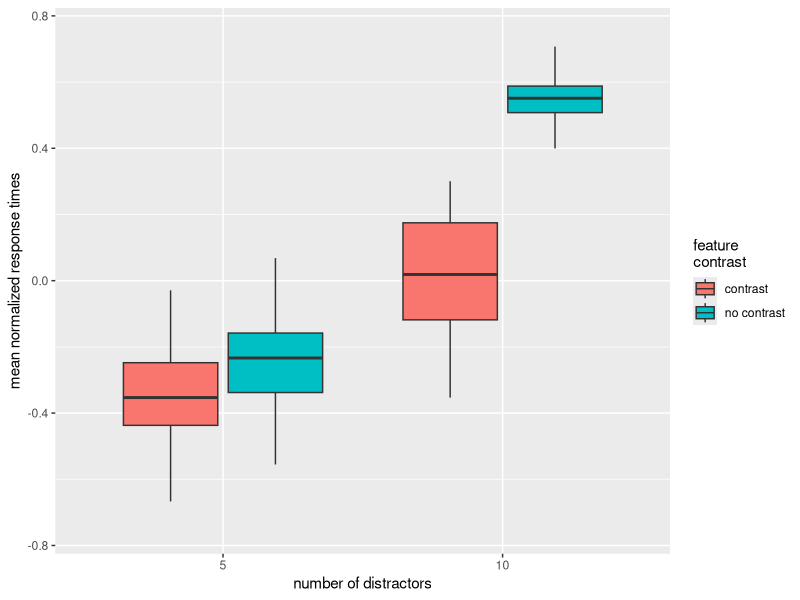
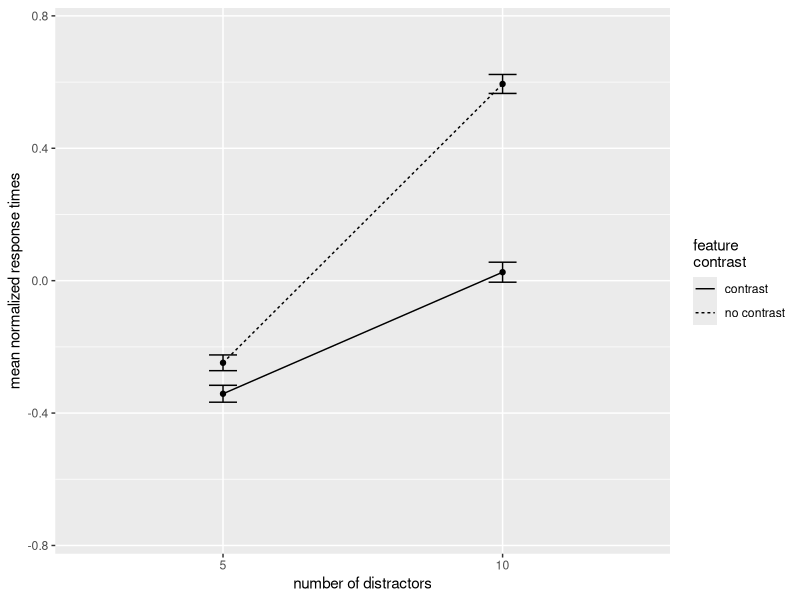
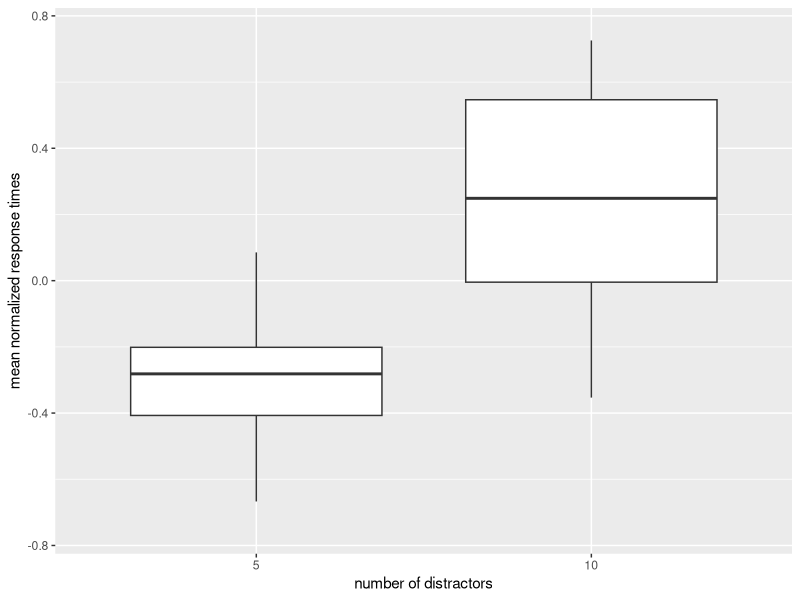
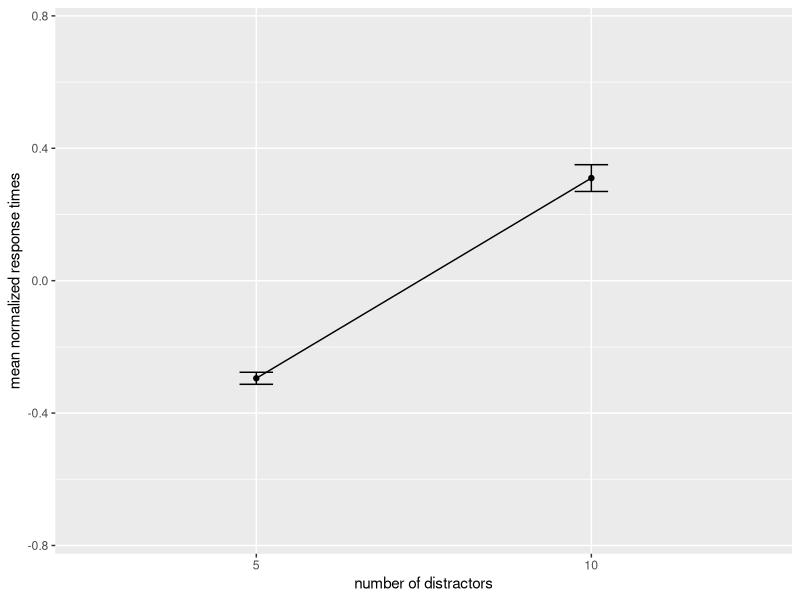
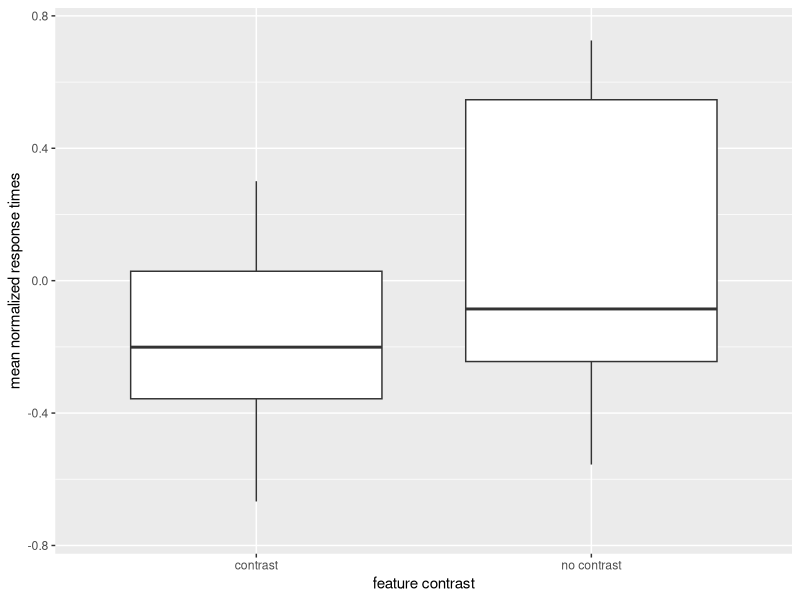
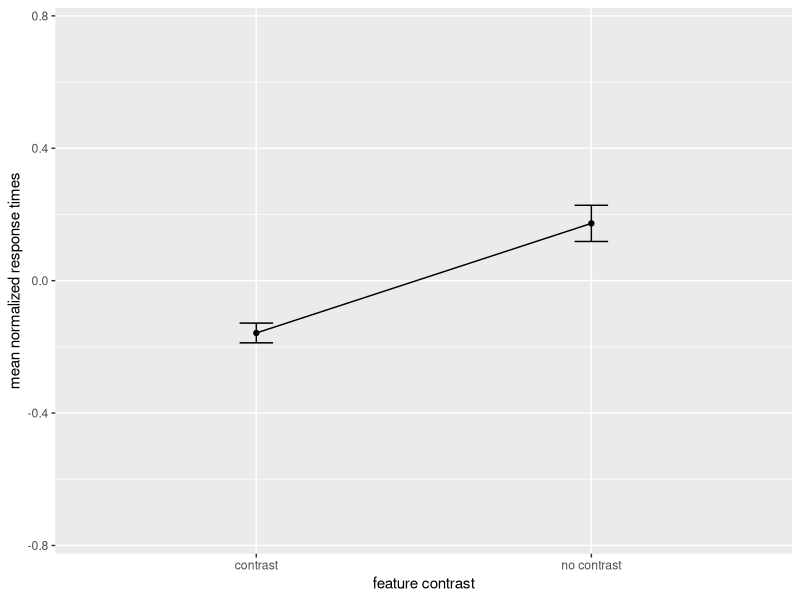

Write R code to recreate these figures, in order.
# load "rstatix" and "tidyverse" packages---------------------------------------
library("tidyverse")
library("rstatix")


# load data---------------------------------------------------------------------
results_df <- read.csv("visual_search_results_cleaned.csv")
results_df$distractorCount <- as.factor(results_df$distractorCount)
results_df$featureContrast <- as.factor(results_df$featureContrast)
results_df


# aggregate data----------------------------------------------------------------
aggregated_results <- aggregate(x = filtered_zLogRT ~ subjectNumber + 
                                distractorCount + featureContrast + condition, 
                                data = results_df, mean, na.rm = TRUE)
aggregated_results


# summary statistics------------------------------------------------------------

# experimental conditions
summ_stats <- aggregated_results %>%
  group_by(distractorCount, featureContrast) %>% 
  summarize(n = n(), mean = mean(filtered_zLogRT), sd = sd(filtered_zLogRT), 
            se = sd / sqrt(n))
summ_stats

# distractors
summ_distract <- aggregated_results %>% 
  group_by(distractorCount) %>% 
  summarize(n = n(), mean = mean(filtered_zLogRT), sd = sd(filtered_zLogRT), 
            se = sd / sqrt(n))
summ_distract

# feature contrast
summ_fc <- aggregated_results %>% 
  group_by(featureContrast) %>%  
  summarize(n = n(), mean = mean(filtered_zLogRT), sd = sd(filtered_zLogRT), 
            se = sd / sqrt(n))
summ_fc


# assumption checks ------------------------------------------------------------

# assumption check 1 - outliers
aggregated_results %>% 
  group_by(distractorCount, featureContrast) %>% 
  identify_outliers(filtered_zLogRT)
# result: no extreme outliers

# assumption check 2 - normality assumption
aggregated_results %>% 
  group_by(distractorCount, featureContrast) %>% 
  shapiro_test(filtered_zLogRT)
# result:filtered_zLogRT is normally distributed for each experimental condition


# anova ------------------------------------------------------------------------

# two-way repeated measures anova
results_anova <- aggregated_results %>% 
  anova_test(dv = filtered_zLogRT, wid = subjectNumber,
             within = c(distractorCount, featureContrast), detailed = TRUE)
get_anova_table(results_anova)


# note: anovas only confirm that means are different between groups; do post-hoc
# tests to confirm the direction of the observed effects


# post-hoc tests for main effects----------------------------------------------- 

# pairwise comparisons - number of distractors
distract_pwc <- aggregated_results %>% 
  pairwise_t_test(filtered_zLogRT ~ distractorCount, paired = TRUE, 
                  p.adjust.method = "bonferroni", detailed = TRUE)
distract_pwc

# pairwise comparisons - feature contrast
fc_pwc <- aggregated_results %>% 
  pairwise_t_test(filtered_zLogRT ~ featureContrast, paired = TRUE,
                  p.adjust.method = "bonferroni", detailed = TRUE)
fc_pwc


# post-hoc tests for significant two-way interaction----------------------------

# since experiment is 2x2 within subjects, simple effect anova gives the same
# results as paired t-test; both are included

# simple effect anova - distractors
distract_se_tw <- aggregated_results %>% 
  group_by(featureContrast) %>% 
  anova_test(dv = filtered_zLogRT, wid = subjectNumber,
             within = distractorCount, detailed = TRUE) %>% 
  get_anova_table() %>% 
  adjust_pvalue(method = "bonferroni")
distract_se_tw

# pairwise comparisons between 5 and 10 distractors
distract_pwc_tw <- aggregated_results %>% 
  group_by(featureContrast) %>% 
  pairwise_t_test(filtered_zLogRT ~ distractorCount, paired = TRUE,
                  p.adjust.method = "bonferroni", detailed = TRUE)
distract_pwc_tw

# simple effect anova - feature contrast
fc_se_tw <- aggregated_results %>% 
  group_by(distractorCount) %>% 
  anova_test(dv = filtered_zLogRT, wid = subjectNumber,
             within = featureContrast, detailed = TRUE) %>% 
  get_anova_table() %>% 
  adjust_pvalue(method = "bonferroni")
fc_se_tw

# pairwise comparisons between contrast and no contrast
fc_pwc_tw <- aggregated_results %>% 
  group_by(distractorCount) %>% 
  pairwise_t_test(filtered_zLogRT ~ featureContrast, paired = TRUE,
                  p.adjust.method = "bonferroni", detailed = TRUE)
fc_pwc_tw

# visualization-----------------------------------------------------------------

# box plot - experimental conditions
ggplot(data = aggregated_results, aes(x = distractorCount, y = filtered_zLogRT,
                                      fill = featureContrast)) + 
  geom_boxplot(outlier.shape = NA) +
  scale_fill_discrete(name = "feature\ncontrast") +
  ylim(-.75,.75) +
  xlab("number of distractors") +
  ylab("mean normalized response times")

# line plot - experimental conditions
ggplot(data = summ_stats, aes(x = distractorCount, y = mean, 
                              group = featureContrast)) + 
  geom_line(aes(linetype = featureContrast)) +
  geom_point() +
  geom_errorbar(aes(ymin = mean - se, ymax = mean +se), width = .1) +
  scale_linetype_discrete(name = "feature\ncontrast") +
  ylim(-.75,.75) +
  xlab("number of distractors") +
  ylab("mean normalized response times")


# box plot - distractors
ggplot(data = aggregated_results, aes(x = distractorCount, 
                                      y = filtered_zLogRT)) + 
  geom_boxplot(outlier.shape = NA) +
  ylim(-.75,.75) +
  xlab("number of distractors") +
  ylab("mean normalized response times")

# line plot - distractors
ggplot(data = summ_distract, aes(x = distractorCount, y = mean, group = 1)) + 
  geom_line() +
  geom_point() + 
  geom_errorbar(aes(ymin = mean - se, ymax = mean +se), width = .1) +
  ylim(-.75,.75) +
  xlab("number of distractors") +
  ylab("mean normalized response times")
  
# box plot - feature contrast
ggplot(data = aggregated_results, aes(x = featureContrast, 
                                      y = filtered_zLogRT)) +
  geom_boxplot(outlier.shape = NA) + 
  ylim(-.75,.75) +
  xlab("feature contrast") +
  ylab("mean normalized response times")

# line plot - feature contrast
ggplot(data = summ_fc, aes(x = featureContrast, y = mean, group = 1)) + 
  geom_line() +
  geom_point() + 
  geom_errorbar(aes(ymin = mean - se, ymax = mean +se), width = .1) +
  ylim(-.75,.75) +
  xlab("feature contrast") +
  ylab("mean normalized response times")

# ------------------------------------------------------------------------------
# reference: https://www.datanovia.com/en/lessons/repeated-measures-anova-in-r/#two-way-repeated-measures-anova